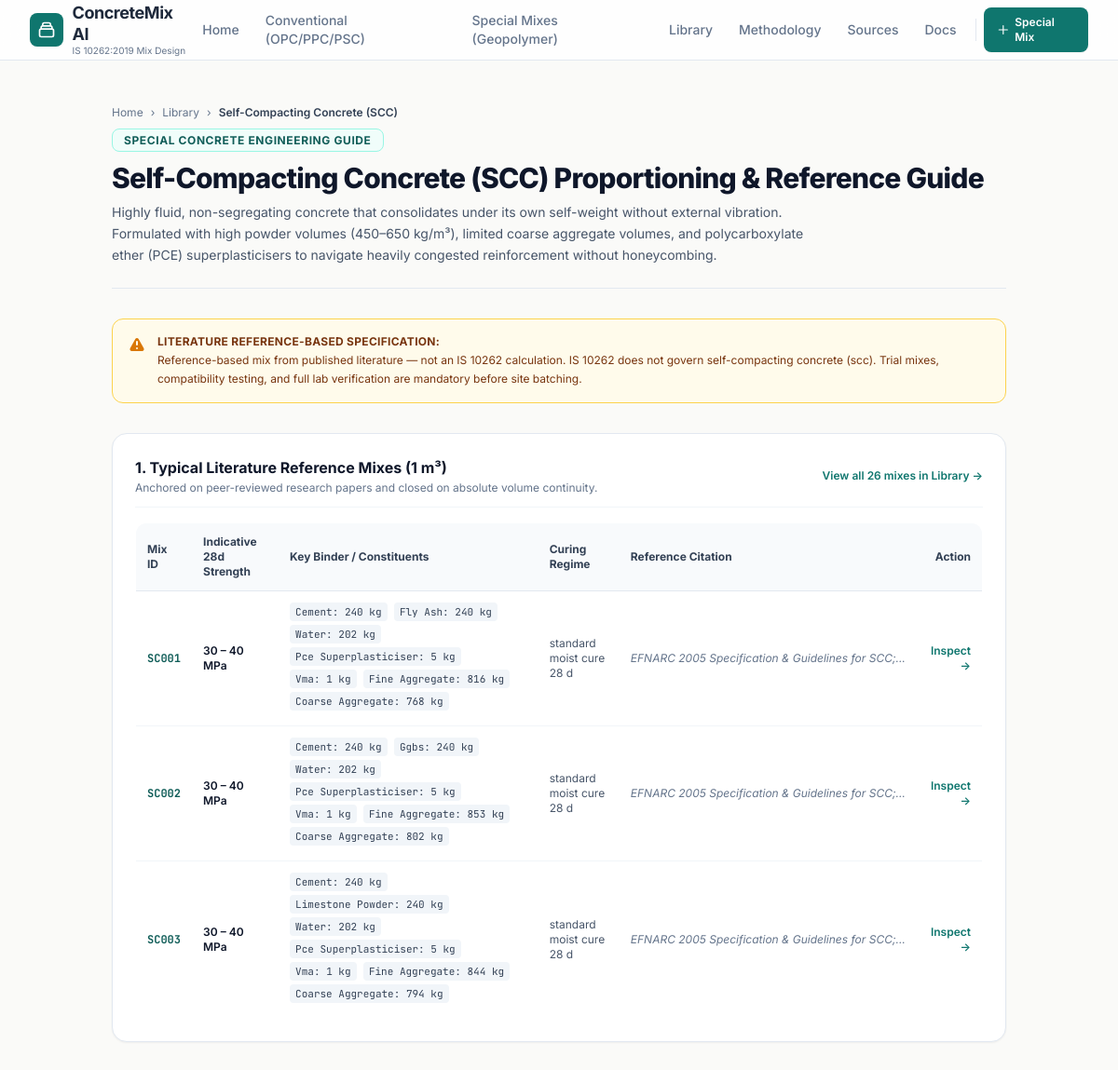
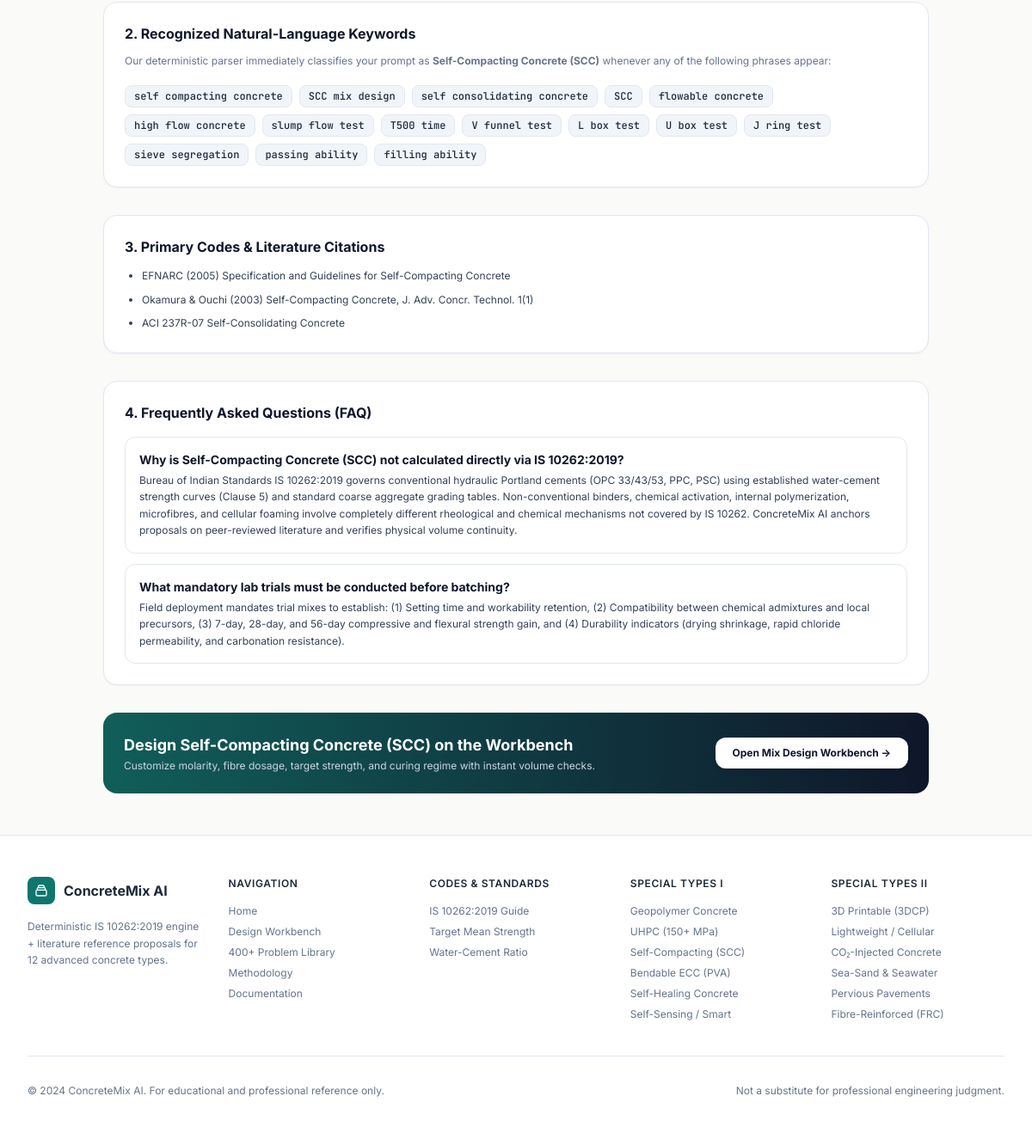
/learn/self-compacting-mix-design, run on the app's committed database (2 pictures, top to bottom).
### app/models.py (models this page shows, shortened)
class Example(Base):
    __tablename__ = "examples"
    id: int = Column(Integer, primary_key=True, autoincrement=True)
    external_id: str = Column(String(20), unique=True, nullable=False, index=True)
    group: str = Column(String(50), nullable=True, index=True)
    concrete_type: str = Column(
        String(30), nullable=True, default="conventional", index=True
    )
    grade: str = Column(String(20), nullable=True, index=True)
    exposure: str = Column(String(20), nullable=True, index=True)
    member: str = Column(String(10), nullable=True, default="RCC")
    max_size: int = Column(Integer, nullable=True)
    slump: int = Column(Integer, nullable=True)
    zone: str = Column(String(5), nullable=True)
    cement_grade: int = Column(Integer, nullable=True)
    binder_system: str = Column(String(60), nullable=True)
    keywords_json: str = Column(Text, nullable=True)
    strength_lo: float = Column(Float, nullable=True)
    strength_hi: float = Column(Float, nullable=True)
    curing: str = Column(Text, nullable=True)
    properties_json: str = Column(Text, nullable=True)
    notes: str = Column(Text, nullable=True)
    source_refs: str = Column(Text, nullable=True)
    problem_statement: str = Column(Text, nullable=True)
    inputs_json: str = Column(Text, nullable=True)
    solution_json: str = Column(Text, nullable=True)
    mix_json: str = Column(Text, nullable=True)
    checks_json: str = Column(Text, nullable=True)
    retrieval_text: str = Column(Text, nullable=True)
    verification_status: str = Column(
        String(20), nullable=False, default="unverified"
    )
    source: str = Column(String(100), nullable=True)
    created_at: datetime = Column(DateTime, default=_utcnow, nullable=False)
    updated_at: datetime = Column(
        DateTime, default=_utcnow, onupdate=_utcnow, nullable=False
    )

### app/main.py (the view)
@app.get("/learn/{type_slug}-mix-design", response_class=HTMLResponse)
def special_type_learn_page(request: Request, type_slug: str):
    from app.engine.concrete_type import SPECIAL_TYPES, TYPE_DETAILS
    if type_slug not in SPECIAL_TYPES:
        return templates.TemplateResponse(request=request, name="404.html", context={
            "title": "Page Not Found",
            "base_url": settings.BASE_URL,
        }, status_code=404)
    meta = dict(TYPE_DETAILS.get(type_slug, {}))
    meta["slug"] = type_slug
    kw_path = os.path.join(settings.DATA_DIR, "examples", "special", "keyword_banks.json")
    type_kws = []
    if os.path.exists(kw_path):
        try:
            with open(kw_path, "r", encoding="utf-8") as f:
                kb = json.load(f)
                type_kws = kb.get(type_slug, [])[:15]
        except Exception:
            type_kws = []
    db = SessionLocal()
    sample_mixes = []
    try:
        samples = db.query(Example).filter(Example.concrete_type == type_slug).limit(3).all()
        mgr = ExampleManager(SessionLocal)
        sample_mixes = [mgr._to_dict(s) for s in samples]
        meta["count"] = db.query(Example).filter(Example.concrete_type == type_slug).count()
    finally:
        db.close()
    return templates.TemplateResponse(request=request, name="seo/special-type.html", context={
        "title": f"{meta['name']} Mix Design Guide & Reference Proportions — ConcreteMix AI",
        "type_slug": type_slug,
        "type_meta": meta,
        "type_keywords": type_kws,
        "sample_mixes": sample_mixes,
        "base_url": settings.BASE_URL,
    })

### app/templates/seo/special-type.html (shortened to what this page needs)
{% extends "base.html" %}
{% block content %}
<div class="max-w-5xl mx-auto px-4 sm:px-6 lg:px-8 py-12 space-y-8">
    <div class="border-b border-slate-200 pb-6">
        <div class="flex items-center gap-2 text-xs text-slate-500 mb-2">
            <a href="/" class="hover:text-teal-700">Home</a> &rsaquo;
            <a href="/library" class="hover:text-teal-700">Library</a> &rsaquo;
            <span class="text-slate-700 font-semibold">{{ type_meta.name }}</span>
        </div>
        <span class="text-xs font-bold uppercase tracking-wider text-teal-800 bg-teal-50 border border-teal-200 px-3 py-1 rounded-lg">
            Special Concrete Engineering Guide
        </span>
        <h1 class="text-3xl font-extrabold text-slate-900 tracking-tight mt-3">{{ type_meta.name }} Proportioning & Reference Guide</h1>
        <p class="text-sm text-slate-600 mt-2 max-w-3xl leading-relaxed">
            {{ type_meta.definition }}
        </p>
    </div>
    <div class="p-4 rounded-xl bg-amber-50 border border-amber-300 text-amber-900 text-xs flex items-start gap-3">
        <div>
            <span class="font-bold uppercase tracking-wide">Literature Reference-Based Specification:</span>
            <p class="mt-0.5 leading-relaxed">
                Reference-based mix from published literature &mdash; not an IS 10262 calculation. IS 10262 does not govern {{ type_meta.name|lower }}. Trial mixes, compatibility testing, and full lab verification are mandatory before site batching.
            </p>
        </div>
    </div>
    <div class="bg-white p-6 rounded-2xl border border-slate-200 shadow-sm space-y-4">
        <div class="flex justify-between items-center border-b border-slate-100 pb-3">
            <div>
                <h2 class="text-base font-bold text-slate-900">1. Typical Literature Reference Mixes (1 m³)</h2>
                <p class="text-xs text-slate-500 mt-0.5">Anchored on peer-reviewed research papers and closed on absolute volume continuity.</p>
            </div>
            <a href="/library?concrete_type={{ type_slug }}" class="text-xs text-teal-700 hover:underline font-semibold">
                View all {{ type_meta.count }} mixes in Library &rarr;
            </a>
        </div>
        <div class="overflow-x-auto">
            <table class="w-full text-left text-xs border border-slate-200 rounded-xl overflow-hidden">
                <thead class="bg-slate-50 text-slate-700 font-semibold border-b border-slate-200">
                    <tr>
                        <th class="p-3">Mix ID</th>
                        <th class="p-3">Indicative 28d Strength</th>
                        <th class="p-3">Key Binder / Constituents</th>
                        <th class="p-3">Curing Regime</th>
                        <th class="p-3">Reference Citation</th>
                        <th class="p-3 text-right">Action</th>
                    </tr>
                </thead>
                <tbody class="divide-y divide-slate-100 bg-white">
                    {% for m in sample_mixes %}
                    <tr class="hover:bg-slate-50/60 transition">
                        <td class="p-3 font-mono font-bold text-teal-800">{{ m.external_id }}</td>
                        <td class="p-3 font-semibold text-slate-900">
                            {% if m.strength_lo and m.strength_hi %}
                                {{ m.strength_lo|round(0)|int }} &ndash; {{ m.strength_hi|round(0)|int }} MPa
                            {% else %}
                                {{ m.grade }}
                            {% endif %}
                        </td>
                        <td class="p-3 text-slate-700">
                            {% for comp, val in m.mix_per_m3.items() %}
                                {% if comp.endswith('_kg') and val > 0 %}
                                    <span class="inline-block bg-slate-100 px-1.5 py-0.5 rounded text-[11px] font-mono mr-1 mb-1">
                                        {{ comp.replace('_kg','').replace('_',' ')|title }}: {{ val|round(0)|int }} kg
                                    </span>
                                {% endif %}
                            {% endfor %}
                        </td>
                        <td class="p-3 text-slate-600">{{ m.curing|default('Standard') }}</td>
                        <td class="p-3 text-slate-500 italic max-w-xs truncate" title="{{ m.source }}">{{ m.source }}</td>
                        <td class="p-3 text-right">
                            <a href="/examples/{{ m.external_id }}" class="text-xs font-semibold text-teal-700 hover:underline">
                                Inspect &rarr;
                            </a>
                        </td>
                    </tr>
                    {% endfor %}
                </tbody>
            </table>
        </div>
    </div>
    <div class="bg-white p-6 rounded-2xl border border-slate-200 shadow-sm space-y-3">
        <h2 class="text-base font-bold text-slate-900">2. Recognized Natural-Language Keywords</h2>
        <p class="text-xs text-slate-500">
            Our deterministic parser immediately classifies your prompt as <strong>{{ type_meta.name }}</strong> whenever any of the following phrases appear:
        </p>
        <div class="flex flex-wrap gap-2 pt-2">
            {% for kw in type_keywords %}
            <span class="px-2.5 py-1 rounded-lg text-xs font-medium bg-slate-100 text-slate-800 border border-slate-200 font-mono">
                {{ kw }}
            </span>
            {% endfor %}
        </div>
    </div>
    <div class="bg-white p-6 rounded-2xl border border-slate-200 shadow-sm space-y-3">
        <h2 class="text-base font-bold text-slate-900">3. Primary Codes & Literature Citations</h2>
        <ul class="space-y-2 text-xs text-slate-700 list-disc pl-5">
            {% for src in type_meta.sources %}
            <li class="leading-relaxed">{{ src }}</li>
            {% endfor %}
        </ul>
    </div>
    <div class="bg-white p-6 rounded-2xl border border-slate-200 shadow-sm space-y-4">
        <h2 class="text-base font-bold text-slate-900">4. Frequently Asked Questions (FAQ)</h2>
        <div class="space-y-3 text-xs leading-relaxed text-slate-700">
            <div class="border border-slate-200 p-4 rounded-xl">
                <h3 class="font-bold text-slate-900 text-sm mb-1">Why is {{ type_meta.name }} not calculated directly via IS 10262:2019?</h3>
                <p>
                    Bureau of Indian Standards IS 10262:2019 governs conventional hydraulic Portland cements (OPC 33/43/53, PPC, PSC) using established water-cement strength curves (Clause 5) and standard coarse aggregate grading tables. Non-conventional binders, chemical activation, internal polymerization, microfibres, and cellular foaming involve completely different rheological and chemical mechanisms not covered by IS 10262. ConcreteMix AI anchors proposals on peer-reviewed literature and verifies physical volume continuity.
                </p>
            </div>
            <div class="border border-slate-200 p-4 rounded-xl">
                <h3 class="font-bold text-slate-900 text-sm mb-1">What mandatory lab trials must be conducted before batching?</h3>
                <p>
                    Field deployment mandates trial mixes to establish: (1) Setting time and workability retention, (2) Compatibility between chemical admixtures and local precursors, (3) 7-day, 28-day, and 56-day compressive and flexural strength gain, and (4) Durability indicators (drying shrinkage, rapid chloride permeability, and carbonation resistance).
                </p>
            </div>
        </div>
    </div>
    <div class="p-6 bg-gradient-to-r from-teal-800 to-slate-900 rounded-2xl text-white flex flex-col sm:flex-row justify-between items-start sm:items-center gap-4">
        <div>
            <h3 class="text-lg font-bold">Design {{ type_meta.name }} on the Workbench</h3>
            <p class="text-xs text-slate-300 mt-0.5">Customize molarity, fibre dosage, target strength, and curing regime with instant volume checks.</p>
        </div>
        <a href="/design" class="px-5 py-2.5 rounded-xl text-xs font-bold text-slate-900 bg-white hover:bg-slate-100 transition shrink-0 shadow-md">
            Open Mix Design Workbench &rarr;
        </a>
    </div>
</div>
{% endblock %}

### app/static/css/custom.css (style rules this page uses)
:root { --brand-teal: #0F766E; --brand-teal-hover: #0D6B63; --brand-bg: #FAFAF8; --brand-card: #FFFFFF; --border-color: #E2E8F0; }
body { font-family: 'Inter', -apple-system, BlinkMacSystemFont, "Segoe UI", Roboto, sans-serif; background-color: var(--brand-bg); color: #1E293B; }
code, pre, .font-mono { font-family: 'JetBrains Mono', monospace; }

### data on the page
Example: external_id "SC001", strength_lo "30", strength_hi "40", replace "Cement" "Fly Ash" "Water" "Pce Superplasticiser" "Vma" "Fine Aggregate" "Coarse Aggregate", mix_per_m3 "240" "240" "202" "5" "1" "816" "768", curing "standard moist cure 28 d", source "EFNARC 2005 Specification & Guidelines for SCC;…"
Example: external_id "SC002", strength_lo "30", strength_hi "40", replace "Cement" "Ggbs" "Water" "Pce Superplasticiser" "Vma" "Fine Aggregate" "Coarse Aggregate", mix_per_m3 "240" "240" "202" "5" "1" "853" "802", curing "standard moist cure 28 d", source "EFNARC 2005 Specification & Guidelines for SCC;…"
Example: external_id "SC003", strength_lo "30", strength_hi "40", replace "Cement" "Limestone Powder" "Water" "Pce Superplasticiser" "Vma" "Fine Aggregate" "Coarse Aggregate", mix_per_m3 "240" "240" "202" "5" "1" "844" "794", curing "standard moist cure 28 d", source "EFNARC 2005 Specification & Guidelines for SCC;…"

### other printed values
{{ type_meta.name }} "Self-Compacting Concrete (SCC)"
{{ type_meta.name|lower }} "self-compacting concrete (scc)"
{{ type_meta.count }} "26"
{{ kw }} "self compacting concrete" "SCC mix design" "self consolidating concrete" "SCC" "flowable concrete" "high flow concrete" "slump flow test" "T500 time" "V funnel test" "L box test" "U box test" "J ring test" "sieve segregation" "passing ability" "filling ability"
{{ src }} "EFNARC (2005) Specification and Guidelines for Self-Compacting Concrete" "Okamura & Ouchi (2003) Self-Compacting Concrete, J. Adv. Concr. Technol. 1(1)" "ACI 237R-07 Self-Consolidating Concrete"
{{ now.year if now is defined else "2024" }} "2024"
